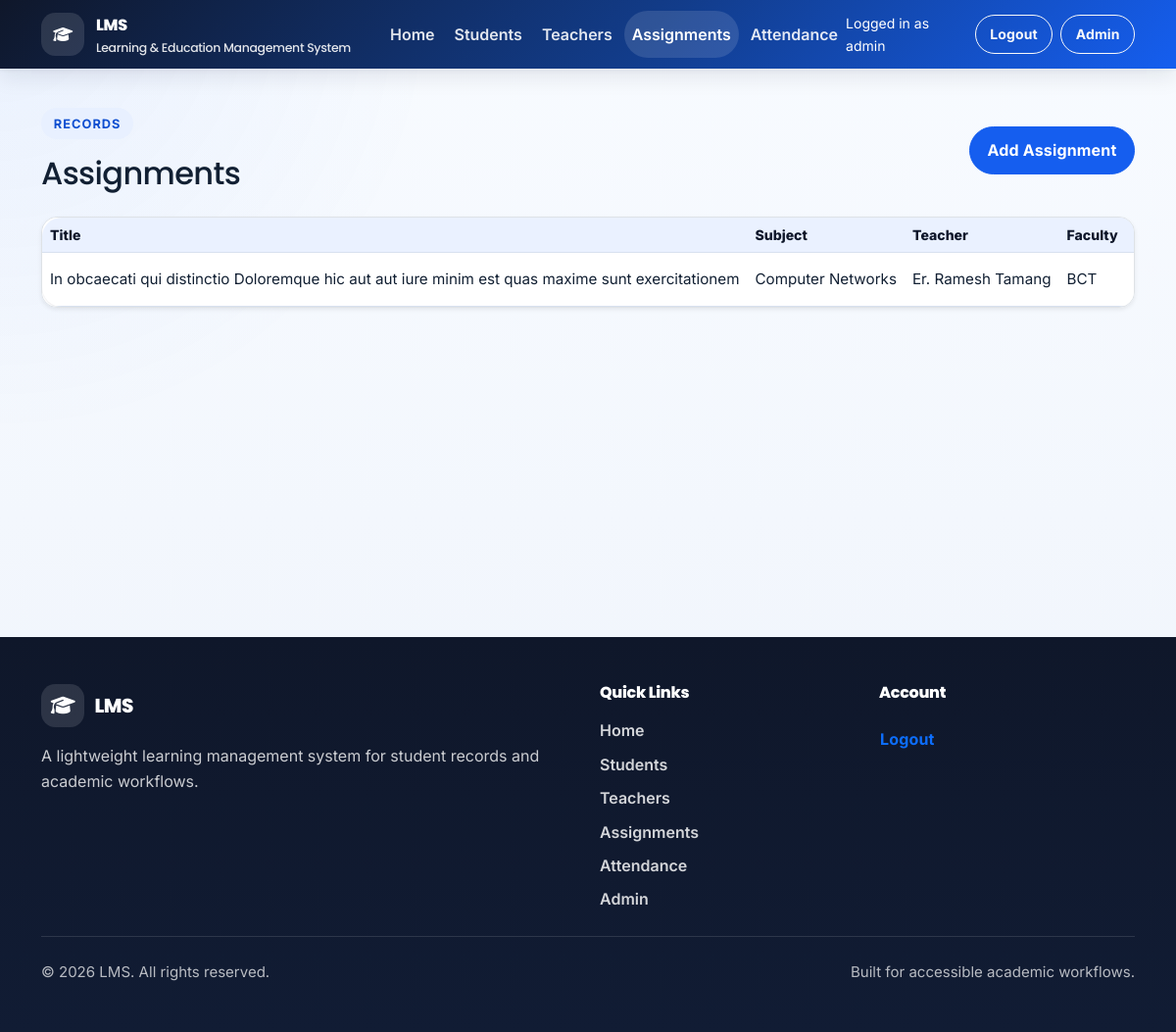
The app's page /assignments/ (signed in), older data.
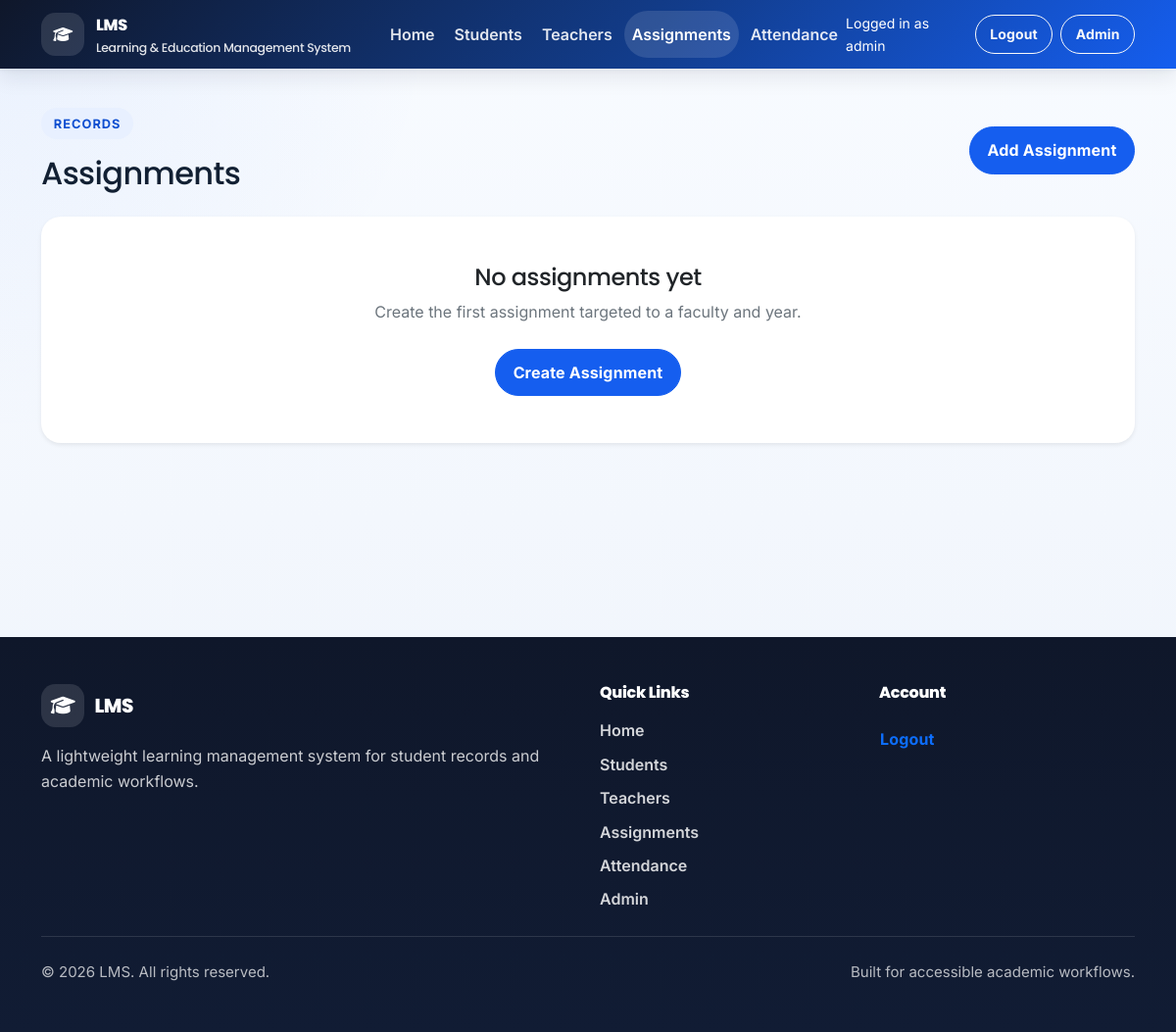
The same page, newer data.
### assignment/models.py (models this page shows, shortened)
class Assignment(models.Model):
    title = models.CharField(max_length=200)
    description = models.TextField(null=True, blank=True, default=None)
    subject = models.ForeignKey(
        Subject,
        on_delete=models.SET_NULL,
        null=True,
        blank=True,
        default=None,
        related_name='assignments',
    )
    faculty = models.ForeignKey(
        Faculty,
        on_delete=models.SET_NULL,
        null=True,
        blank=True,
        default=None,
        related_name='assignments',
    )
    enrollment_batch = models.ForeignKey(
        EnrollmentYear,
        on_delete=models.SET_NULL,
        null=True,
        blank=True,
        default=None,
        related_name='assignments',
    )
    teacher = models.ForeignKey(
        Teacher,
        on_delete=models.SET_NULL,
        null=True,
        blank=True,
        default=None,
        related_name='assignments',
    )
    attachment = models.FileField(upload_to='assignment_files/', null=True, blank=True, default=None)
    due_date = models.DateField(null=True, blank=True, default=None)
    created_at = models.DateTimeField(auto_now_add=True)

### student/models.py (models this page shows)
class Subject(models.Model):
    name = models.CharField(max_length=150, unique=True)
    code = models.CharField(max_length=30, unique=True, null=True, blank=True, default=None)
    abbreviation = models.CharField(max_length=20, unique=True, null=True, blank=True, default=None)
    faculty = models.ForeignKey(
        Faculty,
        on_delete=models.SET_NULL,
        null=True,
        blank=True,
        default=None,
        related_name='subjects',
    )
    def __str__(self):
        return f"{self.name} ({self.abbreviation})" if self.abbreviation else self.name

class Faculty(models.Model):
    name = models.CharField(max_length=150, unique=True)
    objects = FacultyManager()
    def __str__(self):
        return self.name

### teacher/models.py (models this page shows)
class Teacher(models.Model):
    user = models.OneToOneField(
        User,
        on_delete=models.CASCADE,
        null=True,
        blank=True,
        default=None,
        related_name='teacher_profile',
    )
    name = models.CharField(max_length=100)
    employee_id = models.CharField(
        max_length=20, unique=True, null=True, blank=True, default=None
    )
    department = models.CharField(max_length=150, null=True, blank=True, default=None)
    qualification = models.CharField(max_length=150, null=True, blank=True, default=None)
    experience_years = models.IntegerField(null=True, blank=True, default=None)
    faculties = models.ManyToManyField(
        Faculty,
        blank=True,
        related_name='teachers',
    )
    email = models.EmailField(unique=True, null=True, blank=True, default=None)
    dp = models.ImageField(upload_to='teacher_dp/', null=True, blank=True, default=None)
    address = models.TextField(null=True, blank=True, default=None)
    joining_date = models.DateField(auto_now_add=True)
    is_first_login = models.BooleanField(default=True)
    def __str__(self):
        return self.name

### assignment/views.py (the view, shortened to what this page needs)
# urls.py: path('', AssignmentListView.as_view(), name='assignment-list'),
class AssignmentListView(LoginRequiredMixin, RoleFilteredAssignmentQuerysetMixin, ListView):
    model = Assignment
    template_name = 'assignment/assignment_list.html'
    context_object_name = 'assignments'
    def get_queryset(self):
        return self.get_role_filtered_queryset().order_by('-created_at', 'title')
    def get_context_data(self, **kwargs):
        context = super().get_context_data(**kwargs)
        student_profile = getattr(self.request.user, 'student_profile', None)
        return context

### LMS/context_processors.py (called while the page is built)
def role_flags(request):
    user = request.user
    student_profile = get_student_profile(user)
    teacher_profile = get_teacher_profile(user)
    admin_user = is_admin_user(user)
    return {
        'has_student_profile': bool(student_profile),
        'has_teacher_profile': bool(teacher_profile),
        'is_admin': admin_user,
        'logged_in_name': get_logged_in_name(user),
        'current_student': student_profile,
        'current_teacher': teacher_profile,
        'can_manage_academic_records': can_manage_academic_records(user),
        'is_student_user': bool(student_profile),
        'is_teacher_user': bool(teacher_profile),
        'is_admin_like_user': admin_user,
        'current_user_display_name': get_logged_in_name(user),
    }

### LMS/roles.py (called while the page is built)
def get_student_profile(user):
    if not user or isinstance(user, AnonymousUser):
        return None
    return getattr(user, 'student_profile', None)

def get_teacher_profile(user):
    if not user or isinstance(user, AnonymousUser):
        return None
    return getattr(user, 'teacher_profile', None)

def is_admin_user(user):
    return bool(user and user.is_authenticated and (user.is_staff or user.is_superuser))

### LMS/templates/assignment/assignment_list.html (shortened to what this page needs)
{% extends 'base.html' %}
{% block content %}
<section class="container py-4">
	<div class="d-flex flex-wrap justify-content-between align-items-center gap-3 mb-4">
		<div>
			<span class="eyebrow">Records</span>
			<h1 class="h2 mb-0">Assignments</h1>
		</div>
		{% if can_manage_academic_records %}
		<a class="btn btn-primary" href="{% url 'assignment:assignment-create' %}">Add Assignment</a>
		{% endif %}
	</div>
	{% if assignments %}
		<div class="table-responsive shadow-sm rounded-4 overflow-hidden bg-white border">
			<table class="table table-compact align-middle mb-0">
				<thead class="table-light">
					<tr>
						<th>Title</th>
						<th>Subject</th>
						<th>Teacher</th>
						<th>Faculty</th>
						<th>Year</th>
					</tr>
				</thead>
				<tbody>
					{% for assignment in assignments %}
						<tr>
							<td>{{ assignment.title }}</td>
							<td>{{ assignment.subject|default:"-" }}</td>
							<td>{{ assignment.teacher|default:"-" }}</td>
							<td>{{ assignment.faculty|default:"-" }}</td>
							<td>{{ assignment.enrollment_batch|default:"-" }}</td>
						</tr>
					{% endfor %}
				</tbody>
			</table>
		</div>
	{% else %}
		<div class="empty-state card border-0 shadow-sm">
			<div class="card-body p-5 text-center">
				<h2 class="h4">No assignments yet</h2>
				{% if can_manage_academic_records %}
				<p class="text-secondary mb-4">Create the first assignment targeted to a faculty and year.</p>
				<a class="btn btn-primary" href="{% url 'assignment:assignment-create' %}">Create Assignment</a>
				{% else %}
				<p class="text-secondary mb-0">No assignments available for your account yet.</p>
				{% endif %}
			</div>
		</div>
	{% endif %}
</section>
{% endblock %}

Row changes from the older to the newer data that the page shows:
removed Assignment: title "In obcaecati qui distinctio Doloremque hic aut aut iure minim est quas maxime sunt exercitationem", subject "Computer Networks", teacher "Er. Ramesh Tamang", faculty "BCT"
Text that changed along with them:
text no longer shown: "Title Subject Teacher Faculty"
text now shown: "No assignments yet Create the first assignment targeted to a faculty and year. Create Assignment"
